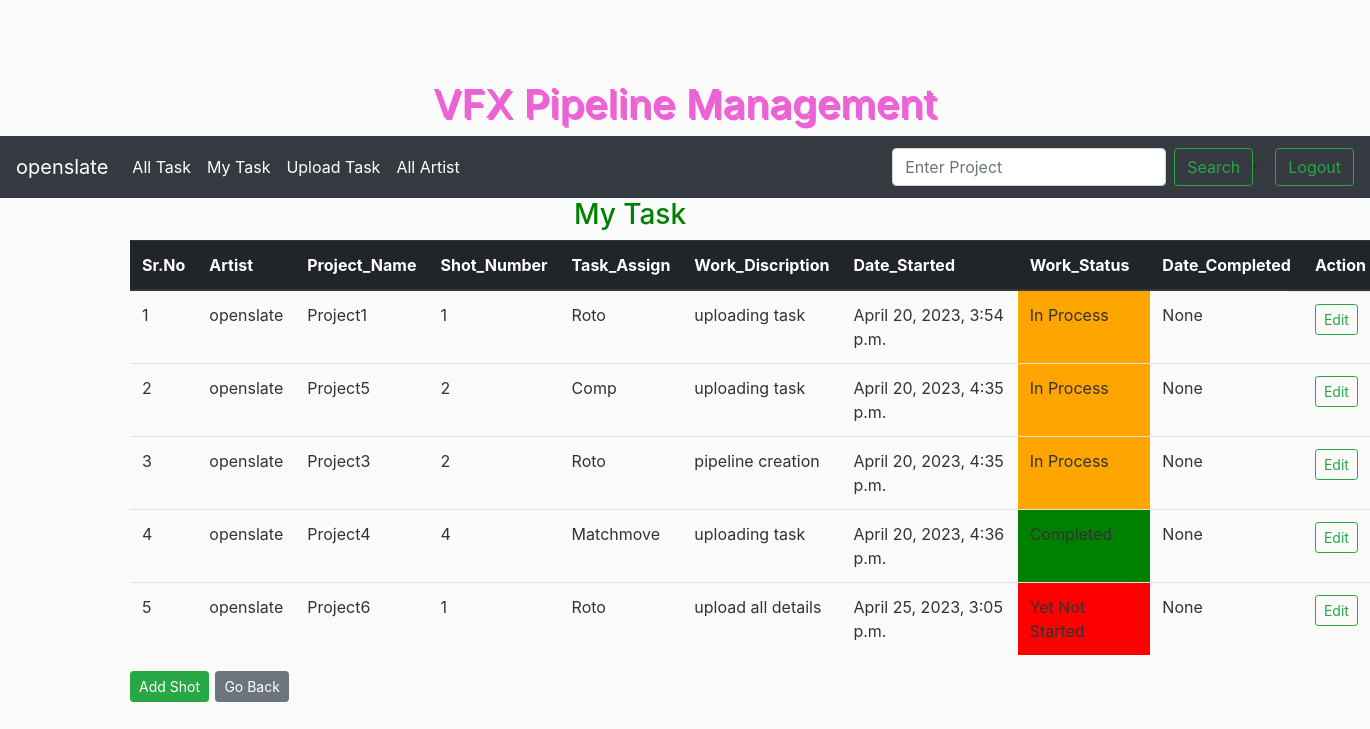
The app's page /my_shot1/ (signed in) with its own data.
### blog/models.py (models this page shows, shortened)
class Shot1(models.Model):
    supervisor = models.ForeignKey(User,on_delete=models.CASCADE)
    project_name = models.CharField(max_length=100)
    shot_number = models.IntegerField()
    task_assign = models.CharField(max_length=100)
    work_description = models.CharField(max_length=200)
    date_started = models.DateTimeField(default=timezone.now)
    work_status = models.CharField(max_length=100)
    date_completed = models.DateField(null=True, blank=True)

### blog/views.py (the view)
# urls.py: path('my_shot1/', My_Shot1, name='my_shot1'),
@login_required
def My_Shot1(request):
    current_user = request.user
    shots = Shot1.objects.filter(supervisor=current_user)
    context = {'myshots':shots}
    return render(request,'blog/my_shot1.html',context)

### blog/templates/blog/my_shot1.html (shortened to what this page needs)
{% extends "user/base.html" %}
{% block content %}
<div style="width: 1000px; left: 0;">
<h3>My Task</h3>
</div>
<div style="width: 1300px; left: 0;">
    <table class="table" id="table">
        <thead class="thead-dark">
            <tr>
                <th scope="col">Sr.No</th>
                <th scope="col">Artist </th>
                <th scope="col">Project_Name </th>
                <th scope="col">Shot_Number </th>
                <th scope="col">Task_Assign </th>
                <th scope="col">Work_Discription </th>
                <th scope="col">Date_Started</th>
                <th scope="col">Work_Status</th>
                <th scope="col">Date_Completed</th>
                <th scope="col">Action</th>
            </tr>
        </thead>
      <tbody>
        {% for shot in myshots %}
            <tr>
                <td>{{ forloop.counter }}</td>
                <td>{{ shot.supervisor }}</td>
                <td>{{ shot.project_name }}</td>
                <td>{{ shot.shot_number }}</td>
                <td>{{ shot.task_assign }}</td>
                <td>{{ shot.work_description }}</td>
                <td>{{ shot.date_started  }}</td>
                <td>{{ shot.work_status }}</td>
                <td>{{ shot.date_completed  }}</td>
                <td class="text-right row">
                    <div class="col-md-6 custom">
                        <a href="{% url 'edit_shot1' shot.id %}"><button type="button" class="btn btn-outline-success btn-sm">Edit</button></a>
                    </div>
                    <div class="col-md-6 custom">
                    </div>
                </td>
            </tr>
        {% endfor %}
      </tbody>
    </table>
    </div>
<h4><a class="btn btn-success btn-sm" href="{% url 'add_shot1' %}">Add Shot</a>
<a href="{% url 'all_shot1' %}"><button type="button" class="btn btn-secondary btn-sm">Go Back</button></a></h4>
{% endblock content %}

### user/templates/user/base.html (shortened to what this page needs)
{% load static %}
<!doctype html>
<html lang="en">
    <head>
      <link rel="stylesheet" href="https://cdn.jsdelivr.net/npm/bootstrap@4.0.0/dist/css/bootstrap.min.css">
      <link rel="stylesheet" type="text/css" href="{% static 'user/main.css' %}">
    </head>
  <body>
    <h1>VFX Pipeline Management</h1>
    <nav class="navbar navbar-expand-lg navbar-dark bg-dark">
        {% if user.is_authenticated %}
              <a class="navbar-brand" href="{% url 'homepage' %}">{{ user.username }} </a>
            <div class="collapse navbar-collapse" id="navbarSupportedContent">
                  <ul class="navbar-nav mr-auto">
                      <li class="nav-item active">
                        <a class="nav-link" href="{% url 'all_shot1' %}">All Task</a>
                      </li>
                      <li class="nav-item active">
                        <a class="nav-link" href="{% url 'my_shot1' %}">My Task</a>
                      </li>
                      <li class="nav-item active">
                        <a class="nav-link" href="{% url 'upload1' %}">Upload Task</a>
                      </li>
                      <li class="nav-item active">
                        <a class="nav-link" href="{% url 'all_artist1' %}">All Artist</a>
                      </li>
                  </ul>
                  <form class="form-inline my-2 my-lg-1" method="get" action="{% url 'search' %}">
                    <input class="form-control mr-sm-2" type="text" name= "q" placeholder="Enter Project" aria-label="Search">
                    <button class="btn btn-outline-success my-2 my-sm-0" type="submit">Search</button>
                  </form>
                  <li class="nav-item active">
                    <a class="btn btn-outline-success" href="{% url 'logout' %}">Logout</a>
                  </li>
              </div>
        {% endif %}
    </nav>
              <main role="main" class="container">
                <div class="row">
                  <div class="col-md-8">
                            {% block content %}
                            {% endblock %}
                  </div>
                </div>
              </main>
  </body>
</html>

### user/static/main.css (style rules this page uses)
body { background: #fafafa; color: #333333; margin-top: 5rem; }
h1, h2, h3, h4, h5, h6 { color: #444444; }
ul { margin: 0; }

### user/templates/user/base.html (style rules this page uses)
h1 { text-align: center; color: rgb(236, 99, 213); text-shadow: 2px 2px; }

### blog/templates/blog/my_shot1.html (style rules this page uses)
h3 { text-align: center; color: green; }

### records on screen
Shot1: supervisor "openslate", project_name "Project1", shot_number "1", task_assign "Roto", work_description "uploading task", date_started "April 20, 2023, 3:54 p.m.", work_status "In Process", date_completed "None"
Shot1: supervisor "openslate", project_name "Project5", shot_number "2", task_assign "Comp", work_description "uploading task", date_started "April 20, 2023, 4:35 p.m.", work_status "In Process", date_completed "None"
Shot1: supervisor "openslate", project_name "Project3", shot_number "2", task_assign "Roto", work_description "pipeline creation", date_started "April 20, 2023, 4:35 p.m.", work_status "In Process", date_completed "None"
Shot1: supervisor "openslate", project_name "Project4", shot_number "4", task_assign "Matchmove", work_description "uploading task", date_started "April 20, 2023, 4:36 p.m.", work_status "Completed", date_completed "None"
Shot1: supervisor "openslate", project_name "Project6", shot_number "1", task_assign "Roto", work_description "upload all details", date_started "April 25, 2023, 3:05 p.m.", work_status "Yet Not Started", date_completed "None"

### other values on screen
{{ user.username }} "openslate"
